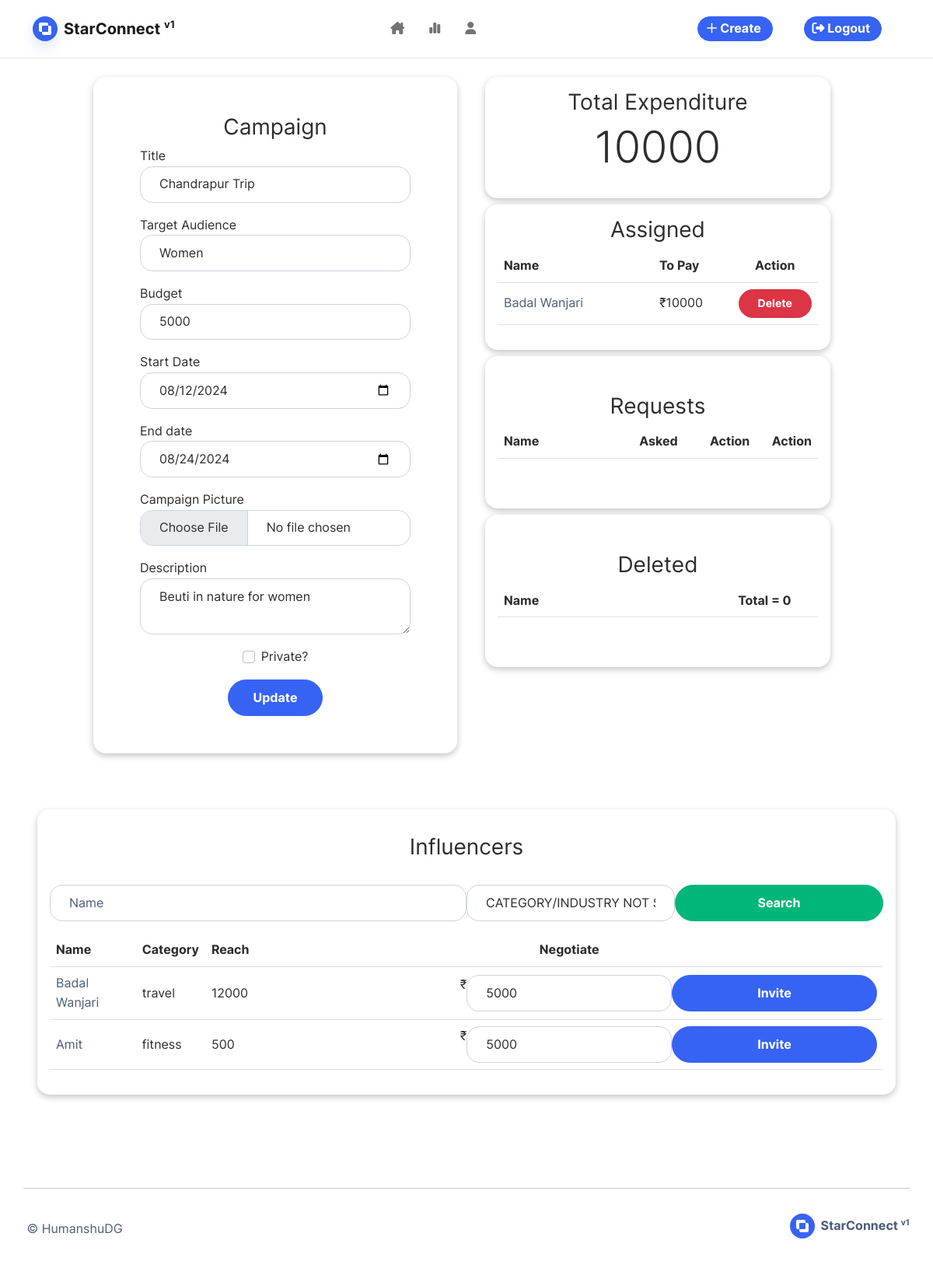
The app's page /edit-campaign/2 (signed in) with its own data.
### base/models.py (models this page shows, shortened)
class Campaign(db.Model):
    id = db.Column(db.Integer, primary_key=True, autoincrement=True)
    sponsor_id = db.Column(db.Integer, db.ForeignKey('sponsor.id'))
    title = db.Column(db.String(150), nullable=False)
    description = db.Column(db.Text(), nullable=False)
    budget = db.Column(db.Integer, nullable=False)
    target_audience = db.Column(db.String(20))
    category = db.Column(db.String(20))
    start_date = db.Column(db.Date(), nullable=False)
    end_date = db.Column(db.Date(), nullable=False)
    image_file = db.Column(db.String(50), nullable=False, default='default.jpg')
    is_disabled = db.Column(db.Boolean, default=True)
    is_deleted = db.Column(db.Boolean, default=False)
    is_flagged = db.Column(db.Boolean, default=False)
    date_posted = db.Column(db.DateTime, nullable=False, default=datetime.now())
    influencer_requests = db.relationship('CampaignRequest', backref='influencer_requests', uselist=True)
    influencer_contracts = db.relationship('Contract', backref='influencer_contracts', uselist=True)

class Influencer(db.Model):
    id = db.Column(db.Integer, primary_key=True)
    user_id = db.Column(db.Integer, db.ForeignKey('user.id'), unique=True)
    influencer_name = db.Column(db.String(100), nullable=False)
    category = db.Column(db.String(100), nullable=False)
    niche = db.Column(db.String(100), nullable=False)
    reach = db.Column(db.Integer, nullable=False)
    profile_url = db.Column(db.String(100), nullable=True)
    image_file = db.Column(db.String(50), nullable=False, default='default.jpg')
    bio = db.Column(db.Text(), nullable=True)
    campaign_requests = db.relationship('CampaignRequest', backref='campaign_requests', uselist=True)
    campaign_contracts = db.relationship('Contract', backref='campaign_contracts', uselist=True)

class Contract(db.Model):
    id = db.Column(db.Integer, primary_key=True, autoincrement=True)
    campaign_id = db.Column(db.Integer, db.ForeignKey('campaign.id'))
    sponsor_id = db.Column(db.Integer, db.ForeignKey('sponsor.id'))
    influencer_id = db.Column(db.Integer, db.ForeignKey('influencer.id'))
    budget = db.Column(db.Integer)
    reach = db.Column(db.Integer)
    is_deleted = db.Column(db.Boolean, default=False)
    created_at = db.Column(db.DateTime, nullable=False, default=datetime.now())
    deleted_at = db.Column(db.DateTime, nullable=False, default=datetime.now())

### base/routes.py (the view)
@login_required
@role_required(Role.SPONSOR.value)
@app.route("/edit-campaign/<campaign_id>", methods=['GET', 'POST'])
def edit_campaign(campaign_id):
    form = CampaignRegistrationForm()
    campaign = Campaign.query.filter_by(id=campaign_id).first()
    if campaign is None or campaign.sponsor_id != current_user.sponsor.id:
        flash("SOMETHING WENT WRONG!!!", "danger")
        return redirect(url_for('home'))
    if form.validate_on_submit():
        campaign.title=form.title.data
        campaign.description=form.description.data
        campaign.budget=form.budget.data
        campaign.target_audience=form.target_audience.data
        campaign.start_date=form.start_date.data
        campaign.end_date=form.end_date.data
        campaign.is_disabled=form.is_disabled.data
        if form.picture.data:
            picture_file = save_picture(form.picture.data, folder_name="campaign_poster/")
            campaign.image_file = picture_file
        db.session.add(campaign)
        db.session.commit()
        flash('Campaign has been updated!', 'success')
        return redirect(url_for('home'))
    else:
        form.title.data=campaign.title
        form.description.data=campaign.description
        form.budget.data=campaign.budget
        form.target_audience.data=campaign.target_audience
        form.start_date.data=campaign.start_date
        form.end_date.data=campaign.end_date
        form.is_disabled.data=campaign.is_disabled
    campaign_reqs = []
    for req in campaign.influencer_requests:
        campaign_reqs.append({"influencer": Influencer.query.filter_by(id=req.influencer_id).first(), "request":req})
    expenditure = 0
    deleted_contracts = []
    campaign_contracts = []
    for contract in campaign.influencer_contracts:
        expenditure += contract.budget
        if contract.is_deleted:
            deleted_contracts.append({"influencer": Influencer.query.filter_by(id=contract.influencer_id).first(), "contract":contract})
            continue
        campaign_contracts.append({"influencer": Influencer.query.filter_by(id=contract.influencer_id).first(), "contract":contract})
    form2 = FilterForm()
    q = request.args.get('q')
    c = request.args.get('c')
    query = Influencer.query
    if c and c!='category':
        query = query.filter(Influencer.category == c)
    if q and q!='':
        query = query.filter(Influencer.influencer_name.ilike(f"%{q}%"))
    influencers = query.all()
    return render_template('edit-campaign.html', form2=form2, title='About', form=form,campaign=campaign, influencers=influencers, campaign_reqs=campaign_reqs, campaign_contracts=campaign_contracts, expenditure=expenditure, deleted_contracts=deleted_contracts)

### base/templates/edit-campaign.html (shortened to what this page needs)
{% extends 'base.html' %} {% block title %} Edit Compaign {% endblock %} {%
block blog %}
<div
    class="h-100 my-4 gap-4 row"
    style="
        width: 80%;
        display: grid;
        grid-template-columns: 1fr 1fr;
        margin-inline: auto;
    "
>
    <div
        class="card w-100"
        style="box-shadow: rgba(0, 0, 0, 0.24) 0px 3px 8px; margin-inline: auto"
    >
        <div class="card-body p-5">
            <h3 class="card-title">Campaign</h3>
            <form class="form" method="POST" enctype="multipart/form-data">
                <div class="mb-3" style="text-align: left !important">
                    {{ form.title.label(class="form-control-label text-left
                    pl-1", style="text-align: left;") }}
                    <div class="form-group">
                        {% if form.title.errors %} {{
                        form.title(class="form-control is-invalid")}}
                        <div class="invalid-feedback">
                            {% for error in form.title.errors %}
                            <span>{{ error }}</span>
                            {% endfor %}
                        </div>
                        {% else %} {{ form.title(class="form-control") }} {%
                        endif%}
                    </div>
                </div>
                <div class="mb-3" style="text-align: left !important">
                    {{ form.target_audience.label(class="form-control-label
                    text-left pl-1", style="text-align: left;") }}
                    <div class="form-group">
                        {% if form.target_audience.errors %} {{
                        form.target_audience(class="form-control is-invalid")}}
                        <div class="invalid-feedback">
                            {% for error in form.target_audience.errors %}
                            <span>{{ error }}</span>
                            {% endfor %}
                        </div>
                        {% else %} {{ form.target_audience(class="form-control")
                        }} {% endif%}
                    </div>
                </div>
                <div class="mb-3" style="text-align: left !important">
                    {{ form.budget.label(class="form-control-label text-left
                    pl-1", style="text-align: left;") }}
                    <div class="form-group">
                        {% if form.budget.errors %} {{
                        form.budget(class="form-control is-invalid")}}
                        <div class="invalid-feedback">
                            {% for error in form.budget.errors %}
                            <span>{{ error }}</span>
                            {% endfor %}
                        </div>
                        {% else %} {{ form.budget(class="form-control") }} {%
                        endif%}
                    </div>
                </div>
                <div class="mb-3" style="text-align: left !important">
                    {{ form.start_date.label(class="form-control-label text-left
                    pl-1", style="text-align: left;") }}
                    <div class="form-group">
                        {% if form.start_date.errors %} {{
                        form.start_date(class="form-control is-invalid")}}
                        <div class="invalid-feedback">
                            {% for error in form.start_date.errors %}
                            <span>{{ error }}</span>
                            {% endfor %}
                        </div>
                        {% else %} {{ form.start_date(class="form-control") }}
                        {% endif%}
                    </div>
                </div>
                <div class="mb-3" style="text-align: left !important">
                    {{ form.end_date.label(class="form-control-label text-left
                    pl-1", style="text-align: left;") }}
                    <div class="form-group">
                        {% if form.end_date.errors %} {{
                        form.end_date(class="form-control is-invalid")}}
                        <div class="invalid-feedback">
                            {% for error in form.end_date.errors %}
                            <span>{{ error }}</span>
                            {% endfor %}
                        </div>
                        {% else %} {{ form.end_date(class="form-control") }} {%
                        endif%}
                    </div>
                </div>
                <div class="mb-3" style="text-align: left !important">
                    {{ form.picture.label(class="form-control-label text-left
                    pl-1", style="text-align: left;") }}
                    <div class="form-group">
                        {% if form.picture.errors %} {{
                        form.picture(class="form-control is-invalid")}}
                        <div class="invalid-feedback">
                            {% for error in form.picture.errors %}
                            <span>{{ error }}</span>
                            {% endfor %}
                        </div>
                        {% else %} {{ form.picture(class="form-control") }} {%
                        endif%}
                    </div>
                </div>
                <div class="mb-3" style="text-align: left !important">
                    {{ form.description.label(class="form-control-label
                    text-left pl-1", style="text-align: left;") }}
                    <div class="form-group">
                        {% if form.description.errors %} {{
                        form.description(class="form-control is-invalid")}}
                        <div class="invalid-feedback">
                            {% for error in form.description.errors %}
                            <span>{{ error }}</span>
                            {% endfor %}
                        </div>
                        {% else %} {{ form.description(class="form-control") }}
                        {% endif%}
                    </div>
                </div>
                <div class="mb-3">
                    <div class="form-check d-flex gap-2 justify-content-center">
                        {{ form.is_disabled(class="form-check-input")}} {{
                        form.is_disabled.label(class="form-check-label")}}
                    </div>
                </div>
                <div>
                    <button class="btn btn-primary">Update</button>
                </div>
            </form>
        </div>
    </div>
    <div class="w-full">
        <div
            class="card mb-2 p-3 w-100"
            style="box-shadow: rgba(0, 0, 0, 0.24) 0px 3px 8px"
        >
            <h3 class="card-title">Total Expenditure</h3>
            <p class="display-4">{{expenditure}}</p>
        </div>
        <div
            class="card mb-2 p-3 w-100"
            style="box-shadow: rgba(0, 0, 0, 0.24) 0px 3px 8px"
        >
            <h3 class="card-title">Assigned</h3>
            <table class="table table-hover w-100">
                <tr class="col-md-12">
                    <th class="col-md-6">Name</th>
                    <th class="col-md-3">To Pay</th>
                    <th class="col-md-3 text-center">Action</th>
                </tr>
                {% for item in campaign_contracts %}
                <tr class="col-md-12">
                    <td class="col-md-6">
                        <a
                            href="{{ url_for('profile', id=item.influencer.user_id) }}"
                            >{{item.influencer.influencer_name}}</a
                        >
                    </td>
                    <td class="col-md-3">₹{{item.contract.budget}}</td>
                    <td class="col-md-3">
                        <a
                            href="{{ url_for('delete_contract', campaign_id=item.contract.campaign_id, influencer_id=item.contract.influencer_id) }}"
                        >
                            <button class="btn btn-sm btn-danger">
                                Delete
                            </button>
                        </a>
                    </td>
                </tr>
                {% endfor %}
            </table>
        </div>
        <div
            class="card mb-2 py-5 p-3 w-100"
            style="box-shadow: rgba(0, 0, 0, 0.24) 0px 3px 8px"
        >
            <h3 class="card-title">Requests</h3>
            <table class="table table-hover w-100">
                <tr class="col-md-12">
                    <th class="col-md-6">Name</th>
                    <th class="col-md-3 text-center">Asked</th>
                    <th class="col-md-3 text-center">Action</th>
                    <th class="col-md-3 text-center">Action</th>
                </tr>
            </table>
        </div>
        <div
            class="card mb-2 py-5 p-3 w-100"
            style="box-shadow: rgba(0, 0, 0, 0.24) 0px 3px 8px"
        >
            <h3 class="card-title">Deleted</h3>
            <table class="table table-hover w-100">
                <tr class="col-md-12">
                    <th class="col-md-6">Name</th>
                    <th class="col-md-3 text-center">
                        Total = {{deleted_contracts|length}}
                    </th>
                </tr>
            </table>
        </div>
    </div>
</div>
<div class="m-5">
    <div
        class="card mb-2 p-3 w-100"
        style="box-shadow: rgba(0, 0, 0, 0.24) 0px 3px 8px"
    >
        <h3 class="card-title my-3">Influencers</h3>
        <form action="">
            <div
                class="my-3"
                style="display: grid; grid-template-columns: 2fr 1fr 1fr"
            >
                {{ form2.q(class="form-control") }} {{
                form2.c(class="form-control") }} {{ form2.submit(class="btn
                btn-success")}}
            </div>
        </form>
        <table class="table table-hover w-100">
            <tr class="col-md-12">
                <th class="">Name</th>
                <th>Category</th>
                <th>Reach</th>
                <th class="text-center">Negotiate</th>
            </tr>
            {% for influencer in influencers %}
            <tr class="vertical-align: middle;">
                <td class="">
                    <a href="{{ url_for('profile', id=influencer.user_id) }}"
                        >{{influencer.influencer_name}}</a
                    >
                </td>
                <td class="">{{influencer.category}}</td>
                <td class="">{{influencer.reach}}</td>
                <td style="text-align: right !important;">
                    <form
                        action="{{url_for('make_request', campaign_id=campaign.id, influencer_id=influencer.id )}}"
                    >
                        <div style="display: grid; grid-template-columns: 1fr 1fr 1fr;">
                            ₹<input
                                class="form-control"
                                type="number"
                                name="budget"
                                value="{{campaign.budget}}"
                                width="300px"
                            />
                            <button class="btn btn-primary">Invite</button>
                        </div>
                    </form>
                </td>
            </tr>
            {% endfor %}
        </table>
    </div>
</div>
{% endblock %}

### records on screen
Campaign: title "Chandrapur Trip", target_audience "Women", budget "5000", start_date "08/12/2024", end_date "08/24/2024", description "Beuti in nature for women"
Influencer: influencer.influencer_name "Badal Wanjari", influencer_name "Badal Wanjari", category "travel", reach "12000"
Contract: contract.budget "10000"
Influencer: influencer_name "Amit", category "fitness", reach "500"

### other values on screen
{{ expenditure }} "10000"
{{ deleted_contracts|length }} "0"
